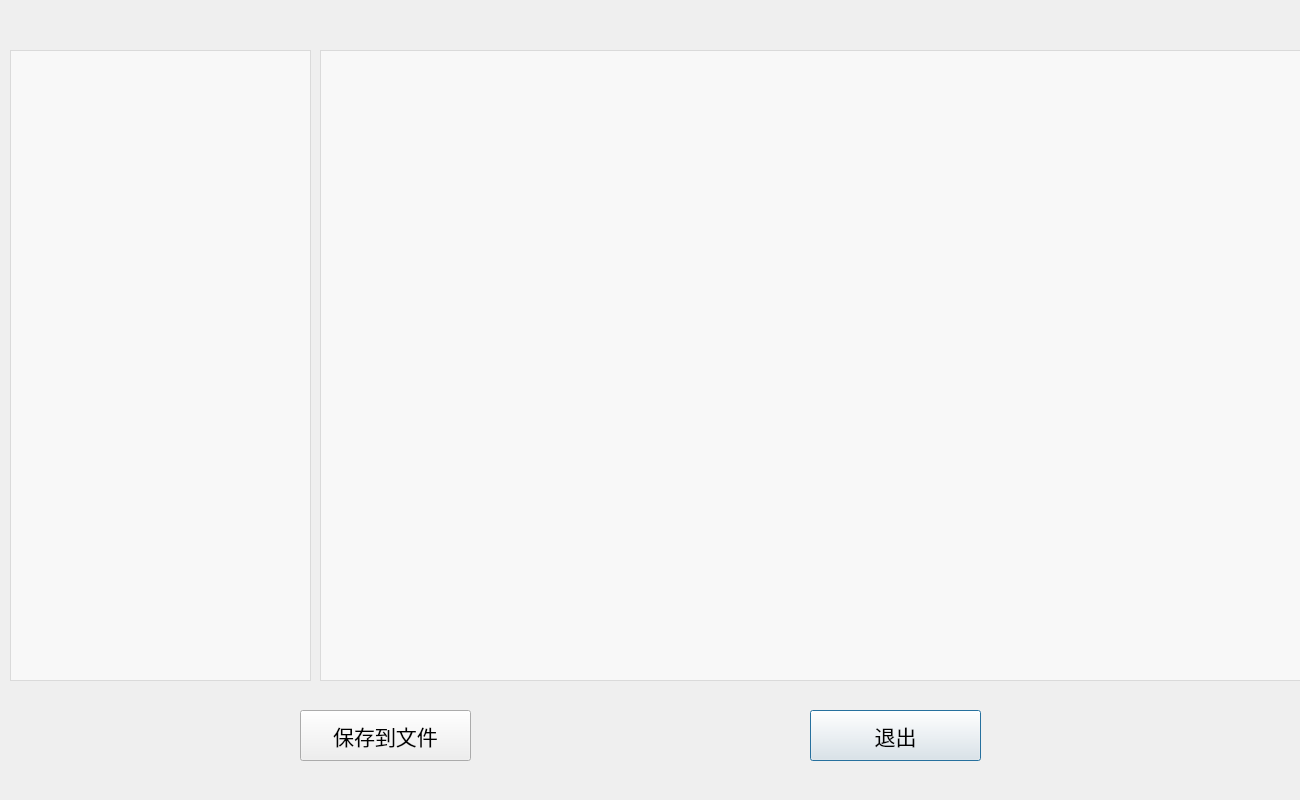
<?xml version="1.0" encoding="UTF-8"?>
<ui version="4.0">
 <class>subpage</class>
 <widget class="QDialog" name="subpage">
  <property name="geometry">
   <rect>
    <x>0</x>
    <y>0</y>
    <width>1300</width>
    <height>800</height>
   </rect>
  </property>
  <property name="baseSize">
   <size>
    <width>800</width>
    <height>600</height>
   </size>
  </property>
  <property name="windowTitle">
   <string>模拟一周使用情况</string>
  </property>
  <property name="windowIcon">
   <iconset resource="source.qrc">
    <normaloff>:/new/prefix1/202003191032557398.jpg</normaloff>:/new/prefix1/202003191032557398.jpg</iconset>
  </property>
  <property name="styleSheet">
   <string notr="true">subpage{border-image: url(:/new/prefix1/weixintupian_20210318091731.jpg);}
</string>
  </property>
  <widget class="QPushButton" name="quit">
   <property name="geometry">
    <rect>
     <x>810</x>
     <y>710</y>
     <width>171</width>
     <height>51</height>
    </rect>
   </property>
   <property name="font">
    <font>
     <pointsize>16</pointsize>
    </font>
   </property>
   <property name="text">
    <string>退出</string>
   </property>
  </widget>
  <widget class="QTextEdit" name="textEdit">
   <property name="geometry">
    <rect>
     <x>320</x>
     <y>50</y>
     <width>981</width>
     <height>631</height>
    </rect>
   </property>
   <property name="font">
    <font>
     <pointsize>16</pointsize>
    </font>
   </property>
   <property name="styleSheet">
    <string notr="true">background-color: rgba(255, 255, 255, 150);</string>
   </property>
   <property name="html">
    <string>&lt;!DOCTYPE HTML PUBLIC &quot;-//W3C//DTD HTML 4.0//EN&quot; &quot;http://www.w3.org/TR/REC-html40/strict.dtd&quot;&gt;
&lt;html&gt;&lt;head&gt;&lt;meta name=&quot;qrichtext&quot; content=&quot;1&quot; /&gt;&lt;meta charset=&quot;utf-8&quot; /&gt;&lt;style type=&quot;text/css&quot;&gt;
p, li { white-space: pre-wrap; }
hr { height: 1px; border-width: 0; }
li.unchecked::marker { content: &quot;\2610&quot;; }
li.checked::marker { content: &quot;\2612&quot;; }
&lt;/style&gt;&lt;/head&gt;&lt;body style=&quot; font-family:'Microsoft YaHei UI'; font-size:16pt; font-weight:400; font-style:normal;&quot;&gt;
&lt;p style=&quot;-qt-paragraph-type:empty; margin-top:0px; margin-bottom:0px; margin-left:0px; margin-right:0px; -qt-block-indent:0; text-indent:0px; font-size:9pt;&quot;&gt;&lt;br /&gt;&lt;/p&gt;&lt;/body&gt;&lt;/html&gt;</string>
   </property>
  </widget>
  <widget class="QPushButton" name="save">
   <property name="geometry">
    <rect>
     <x>300</x>
     <y>710</y>
     <width>171</width>
     <height>51</height>
    </rect>
   </property>
   <property name="font">
    <font>
     <pointsize>16</pointsize>
    </font>
   </property>
   <property name="text">
    <string>保存到文件</string>
   </property>
  </widget>
  <widget class="QTextEdit" name="textEdit_2">
   <property name="geometry">
    <rect>
     <x>10</x>
     <y>50</y>
     <width>301</width>
     <height>631</height>
    </rect>
   </property>
   <property name="font">
    <font>
     <pointsize>16</pointsize>
    </font>
   </property>
   <property name="styleSheet">
    <string notr="true">background-color: rgba(255, 255, 255, 150);</string>
   </property>
  </widget>
  <widget class="QWidget" name="widget" native="true">
   <property name="geometry">
    <rect>
     <x>0</x>
     <y>680</y>
     <width>131</width>
     <height>121</height>
    </rect>
   </property>
   <property name="styleSheet">
    <string notr="true">border-image: url(:/new/prefix1/202003191032557398.jpg);</string>
   </property>
  </widget>
 </widget>
 <resources>
  <include location="source.qrc"/>
 </resources>
 <connections/>
</ui>
